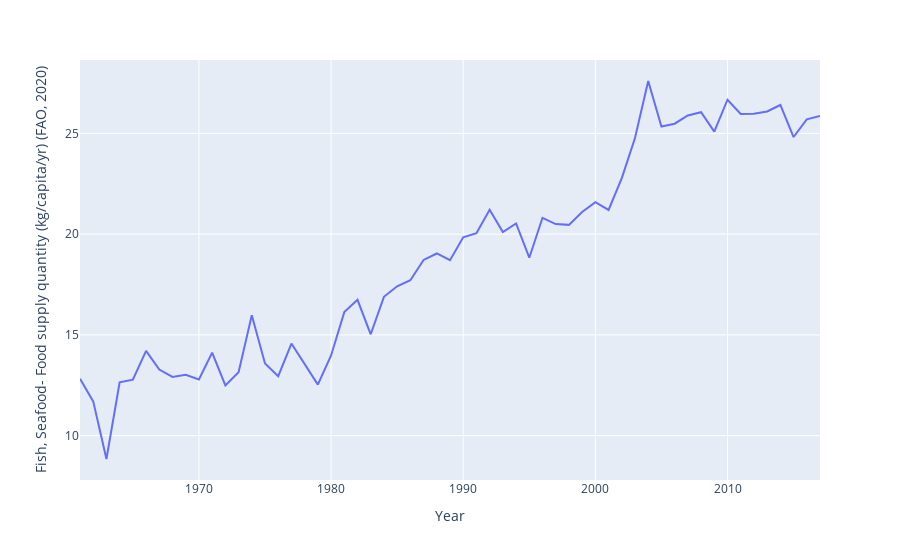

Write notebook code for a chart like this one.
### Code cell
box_2

### Figure 1 — Plotly figure (JSON) as saved in the notebook; plotly's stock layout.template omitted (floating-point values rounded to 4 significant figures)
{"data": [{"hovertemplate": "Year=%{x}<br>Fish, Seafood- Food supply quantity (kg/capita/yr) (FAO, 2020)=%{y}<extra></extra>", "legendgroup": "", "line": {"color": "#636efa", "dash": "solid"}, "mode": "lines", "name": "", "orientation": "v", "showlegend": false, "type": "scatter", "x": [1961, 1962, 1963, 1964, 1965, 1966, 1967, 1968, 1969, 1970, 1971, 1972, 1973, 1974, 1975, 1976, 1977, 1978, 1979, 1980, 1981, 1982, 1983, 1984, 1985, 1986, 1987, 1988, 1989, 1990, 1991, 1992, 1993, 1994, 1995, 1996, 1997, 1998, 1999, 2000, 2001, 2002, 2003, 2004, 2005, 2006, 2007, 2008, 2009, 2010, 2011, 2012, 2013, 2014, 2015, 2016, 2017], "xaxis": "x", "y": [12.82, 11.7, 8.84, 12.65, 12.78, 14.21, 13.28, 12.91, 13.02, 12.79, 14.12, 12.49, 13.15, 15.97, 13.58, 12.95, 14.57, 13.53, 12.53, 13.98, 16.13, 16.74, 15.03, 16.89, 17.41, 17.71, 18.72, 19.04, 18.71, 19.84, 20.05, 21.21, 20.1, 20.53, 18.83, 20.81, 20.5, 20.46, 21.1, 21.59, 21.2, 22.78, 24.77, 27.6, 25.34, 25.48, 25.89, 26.05, 25.09, 26.67, 25.96, 25.97, 26.09, 26.41, 24.82, 25.7, 25.87], "yaxis": "y"}], "layout": {"legend": {"tracegroupgap": 0}, "margin": {"t": 60}, "xaxis": {"anchor": "y", "domain": [0, 1], "title": {"text": "Year"}}, "yaxis": {"anchor": "x", "domain": [0, 1], "title": {"text": "Fish, Seafood- Food supply quantity (kg/capita/yr) (FAO, 2020)"}}}}
